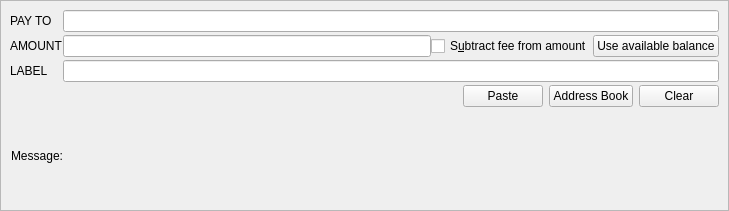
<?xml version="1.0" encoding="UTF-8"?>
<ui version="4.0">
 <class>SendCoinsEntry</class>
 <widget class="QStackedWidget" name="SendCoinsEntry">
  <property name="geometry">
   <rect>
    <x>0</x>
    <y>0</y>
    <width>729</width>
    <height>211</height>
   </rect>
  </property>
  <property name="focusPolicy">
   <enum>Qt::TabFocus</enum>
  </property>
  <property name="autoFillBackground">
   <bool>false</bool>
  </property>
  <widget class="QFrame" name="SendCoins">
   <property name="frameShape">
    <enum>QFrame::StyledPanel</enum>
   </property>
   <property name="frameShadow">
    <enum>QFrame::Sunken</enum>
   </property>
   <layout class="QGridLayout" name="gridLayout">
    <property name="horizontalSpacing">
     <number>0</number>
    </property>
    <property name="verticalSpacing">
     <number>3</number>
    </property>
    <item row="5" column="1">
     <layout class="QHBoxLayout" name="payToLayout">
      <property name="spacing">
       <number>6</number>
      </property>
      <item>
       <spacer name="horizontalSpacer">
        <property name="orientation">
         <enum>Qt::Horizontal</enum>
        </property>
        <property name="sizeHint" stdset="0">
         <size>
          <width>40</width>
          <height>20</height>
         </size>
        </property>
       </spacer>
      </item>
      <item>
       <widget class="QPushButton" name="pasteButton">
        <property name="text">
         <string>Paste</string>
        </property>
       </widget>
      </item>
      <item>
       <widget class="QPushButton" name="addressBookButton">
        <property name="text">
         <string>Address Book</string>
        </property>
       </widget>
      </item>
      <item>
       <widget class="QPushButton" name="deleteButton">
        <property name="text">
         <string>Clear</string>
        </property>
       </widget>
      </item>
     </layout>
    </item>
    <item row="6" column="1">
     <widget class="QLabel" name="messageTextLabel">
      <property name="toolTip">
       <string>A message that was attached to the Swyft: URI which will be stored with the transaction for your reference. Note: This message will not be sent over the Swyft network.</string>
      </property>
      <property name="textFormat">
       <enum>Qt::PlainText</enum>
      </property>
     </widget>
    </item>
    <item row="6" column="0">
     <widget class="QLabel" name="messageLabel">
      <property name="text">
       <string>Message:</string>
      </property>
      <property name="alignment">
       <set>Qt::AlignRight|Qt::AlignTrailing|Qt::AlignVCenter</set>
      </property>
     </widget>
    </item>
    <item row="4" column="1">
     <widget class="QLineEdit" name="addAsLabel">
      <property name="sizePolicy">
       <sizepolicy hsizetype="Expanding" vsizetype="Fixed">
        <horstretch>0</horstretch>
        <verstretch>0</verstretch>
       </sizepolicy>
      </property>
      <property name="toolTip">
       <string>&lt;html&gt;&lt;head/&gt;&lt;body&gt;&lt;p&gt;Enter a label for this address to add it to the list of used addresses&lt;/p&gt;&lt;/body&gt;&lt;/html&gt;</string>
      </property>
     </widget>
    </item>
    <item row="0" column="0">
     <widget class="QLabel" name="payToLabel">
      <property name="text">
       <string>PAY TO</string>
      </property>
      <property name="alignment">
       <set>Qt::AlignLeading|Qt::AlignLeft|Qt::AlignVCenter</set>
      </property>
      <property name="buddy">
       <cstring>addAsLabel</cstring>
      </property>
     </widget>
    </item>
    <item row="4" column="0">
     <widget class="QLabel" name="labelLabel">
      <property name="text">
       <string>LABEL</string>
      </property>
      <property name="alignment">
       <set>Qt::AlignLeading|Qt::AlignLeft|Qt::AlignVCenter</set>
      </property>
      <property name="buddy">
       <cstring>payTo</cstring>
      </property>
     </widget>
    </item>
    <item row="2" column="0">
     <widget class="QLabel" name="amountLabel">
      <property name="text">
       <string>AMOUNT</string>
      </property>
      <property name="alignment">
       <set>Qt::AlignLeading|Qt::AlignLeft|Qt::AlignVCenter</set>
      </property>
      <property name="buddy">
       <cstring>payAmount</cstring>
      </property>
     </widget>
    </item>
    <item row="0" column="1">
     <widget class="QValidatedLineEdit" name="payTo">
      <property name="toolTip">
       <string>&lt;html&gt;&lt;head/&gt;&lt;body&gt;&lt;p&gt;The Swyft address to send the payment to&lt;/p&gt;&lt;/body&gt;&lt;/html&gt;</string>
      </property>
     </widget>
    </item>
    <item row="2" column="1">
     <layout class="QHBoxLayout" name="horizontalLayout">
      <item>
       <widget class="BitcoinAmountField" name="payAmount"/>
      </item>
      <item>
       <widget class="QCheckBox" name="checkboxSubtractFeeFromAmount">
        <property name="text">
         <string>S&amp;ubtract fee from amount</string>
        </property>
       </widget>
      </item>
      <item>
       <widget class="QPushButton" name="useAvailableBalanceButton">
        <property name="text">
         <string>Use available balance</string>
        </property>
       </widget>
      </item>
     </layout>
    </item>
   </layout>
  </widget>
  <widget class="QFrame" name="SendCoins_InsecurePaymentRequest">
   <property name="palette">
    <palette>
     <active>
      <colorrole role="WindowText">
       <brush brushstyle="SolidPattern">
        <color alpha="255">
         <red>0</red>
         <green>0</green>
         <blue>0</blue>
        </color>
       </brush>
      </colorrole>
      <colorrole role="Button">
       <brush brushstyle="SolidPattern">
        <color alpha="255">
         <red>255</red>
         <green>255</green>
         <blue>127</blue>
        </color>
       </brush>
      </colorrole>
      <colorrole role="Light">
       <brush brushstyle="SolidPattern">
        <color alpha="255">
         <red>255</red>
         <green>255</green>
         <blue>255</blue>
        </color>
       </brush>
      </colorrole>
      <colorrole role="Midlight">
       <brush brushstyle="SolidPattern">
        <color alpha="255">
         <red>255</red>
         <green>255</green>
         <blue>191</blue>
        </color>
       </brush>
      </colorrole>
      <colorrole role="Dark">
       <brush brushstyle="SolidPattern">
        <color alpha="255">
         <red>127</red>
         <green>127</green>
         <blue>63</blue>
        </color>
       </brush>
      </colorrole>
      <colorrole role="Mid">
       <brush brushstyle="SolidPattern">
        <color alpha="255">
         <red>170</red>
         <green>170</green>
         <blue>84</blue>
        </color>
       </brush>
      </colorrole>
      <colorrole role="Text">
       <brush brushstyle="SolidPattern">
        <color alpha="255">
         <red>0</red>
         <green>0</green>
         <blue>0</blue>
        </color>
       </brush>
      </colorrole>
      <colorrole role="BrightText">
       <brush brushstyle="SolidPattern">
        <color alpha="255">
         <red>255</red>
         <green>255</green>
         <blue>255</blue>
        </color>
       </brush>
      </colorrole>
      <colorrole role="ButtonText">
       <brush brushstyle="SolidPattern">
        <color alpha="255">
         <red>0</red>
         <green>0</green>
         <blue>0</blue>
        </color>
       </brush>
      </colorrole>
      <colorrole role="Base">
       <brush brushstyle="SolidPattern">
        <color alpha="255">
         <red>255</red>
         <green>255</green>
         <blue>255</blue>
        </color>
       </brush>
      </colorrole>
      <colorrole role="Window">
       <brush brushstyle="SolidPattern">
        <color alpha="255">
         <red>255</red>
         <green>255</green>
         <blue>127</blue>
        </color>
       </brush>
      </colorrole>
      <colorrole role="Shadow">
       <brush brushstyle="SolidPattern">
        <color alpha="255">
         <red>0</red>
         <green>0</green>
         <blue>0</blue>
        </color>
       </brush>
      </colorrole>
      <colorrole role="AlternateBase">
       <brush brushstyle="SolidPattern">
        <color alpha="255">
         <red>255</red>
         <green>255</green>
         <blue>191</blue>
        </color>
       </brush>
      </colorrole>
      <colorrole role="ToolTipBase">
       <brush brushstyle="SolidPattern">
        <color alpha="255">
         <red>255</red>
         <green>255</green>
         <blue>220</blue>
        </color>
       </brush>
      </colorrole>
      <colorrole role="ToolTipText">
       <brush brushstyle="SolidPattern">
        <color alpha="255">
         <red>0</red>
         <green>0</green>
         <blue>0</blue>
        </color>
       </brush>
      </colorrole>
     </active>
     <inactive>
      <colorrole role="WindowText">
       <brush brushstyle="SolidPattern">
        <color alpha="255">
         <red>0</red>
         <green>0</green>
         <blue>0</blue>
        </color>
       </brush>
      </colorrole>
      <colorrole role="Button">
       <brush brushstyle="SolidPattern">
        <color alpha="255">
         <red>255</red>
         <green>255</green>
         <blue>127</blue>
        </color>
       </brush>
      </colorrole>
      <colorrole role="Light">
       <brush brushstyle="SolidPattern">
        <color alpha="255">
         <red>255</red>
         <green>255</green>
         <blue>255</blue>
        </color>
       </brush>
      </colorrole>
      <colorrole role="Midlight">
       <brush brushstyle="SolidPattern">
        <color alpha="255">
         <red>255</red>
         <green>255</green>
         <blue>191</blue>
        </color>
       </brush>
      </colorrole>
      <colorrole role="Dark">
       <brush brushstyle="SolidPattern">
        <color alpha="255">
         <red>127</red>
         <green>127</green>
         <blue>63</blue>
        </color>
       </brush>
      </colorrole>
      <colorrole role="Mid">
       <brush brushstyle="SolidPattern">
        <color alpha="255">
         <red>170</red>
         <green>170</green>
         <blue>84</blue>
        </color>
       </brush>
      </colorrole>
      <colorrole role="Text">
       <brush brushstyle="SolidPattern">
        <color alpha="255">
         <red>0</red>
         <green>0</green>
         <blue>0</blue>
        </color>
       </brush>
      </colorrole>
      <colorrole role="BrightText">
       <brush brushstyle="SolidPattern">
        <color alpha="255">
         <red>255</red>
         <green>255</green>
         <blue>255</blue>
        </color>
       </brush>
      </colorrole>
      <colorrole role="ButtonText">
       <brush brushstyle="SolidPattern">
        <color alpha="255">
         <red>0</red>
         <green>0</green>
         <blue>0</blue>
        </color>
       </brush>
      </colorrole>
      <colorrole role="Base">
       <brush brushstyle="SolidPattern">
        <color alpha="255">
         <red>255</red>
         <green>255</green>
         <blue>255</blue>
        </color>
       </brush>
      </colorrole>
      <colorrole role="Window">
       <brush brushstyle="SolidPattern">
        <color alpha="255">
         <red>255</red>
         <green>255</green>
         <blue>127</blue>
        </color>
       </brush>
      </colorrole>
      <colorrole role="Shadow">
       <brush brushstyle="SolidPattern">
        <color alpha="255">
         <red>0</red>
         <green>0</green>
         <blue>0</blue>
        </color>
       </brush>
      </colorrole>
      <colorrole role="AlternateBase">
       <brush brushstyle="SolidPattern">
        <color alpha="255">
         <red>255</red>
         <green>255</green>
         <blue>191</blue>
        </color>
       </brush>
      </colorrole>
      <colorrole role="ToolTipBase">
       <brush brushstyle="SolidPattern">
        <color alpha="255">
         <red>255</red>
         <green>255</green>
         <blue>220</blue>
        </color>
       </brush>
      </colorrole>
      <colorrole role="ToolTipText">
       <brush brushstyle="SolidPattern">
        <color alpha="255">
         <red>0</red>
         <green>0</green>
         <blue>0</blue>
        </color>
       </brush>
      </colorrole>
     </inactive>
     <disabled>
      <colorrole role="WindowText">
       <brush brushstyle="SolidPattern">
        <color alpha="255">
         <red>127</red>
         <green>127</green>
         <blue>63</blue>
        </color>
       </brush>
      </colorrole>
      <colorrole role="Button">
       <brush brushstyle="SolidPattern">
        <color alpha="255">
         <red>255</red>
         <green>255</green>
         <blue>127</blue>
        </color>
       </brush>
      </colorrole>
      <colorrole role="Light">
       <brush brushstyle="SolidPattern">
        <color alpha="255">
         <red>255</red>
         <green>255</green>
         <blue>255</blue>
        </color>
       </brush>
      </colorrole>
      <colorrole role="Midlight">
       <brush brushstyle="SolidPattern">
        <color alpha="255">
         <red>255</red>
         <green>255</green>
         <blue>191</blue>
        </color>
       </brush>
      </colorrole>
      <colorrole role="Dark">
       <brush brushstyle="SolidPattern">
        <color alpha="255">
         <red>127</red>
         <green>127</green>
         <blue>63</blue>
        </color>
       </brush>
      </colorrole>
      <colorrole role="Mid">
       <brush brushstyle="SolidPattern">
        <color alpha="255">
         <red>170</red>
         <green>170</green>
         <blue>84</blue>
        </color>
       </brush>
      </colorrole>
      <colorrole role="Text">
       <brush brushstyle="SolidPattern">
        <color alpha="255">
         <red>127</red>
         <green>127</green>
         <blue>63</blue>
        </color>
       </brush>
      </colorrole>
      <colorrole role="BrightText">
       <brush brushstyle="SolidPattern">
        <color alpha="255">
         <red>255</red>
         <green>255</green>
         <blue>255</blue>
        </color>
       </brush>
      </colorrole>
      <colorrole role="ButtonText">
       <brush brushstyle="SolidPattern">
        <color alpha="255">
         <red>127</red>
         <green>127</green>
         <blue>63</blue>
        </color>
       </brush>
      </colorrole>
      <colorrole role="Base">
       <brush brushstyle="SolidPattern">
        <color alpha="255">
         <red>255</red>
         <green>255</green>
         <blue>127</blue>
        </color>
       </brush>
      </colorrole>
      <colorrole role="Window">
       <brush brushstyle="SolidPattern">
        <color alpha="255">
         <red>255</red>
         <green>255</green>
         <blue>127</blue>
        </color>
       </brush>
      </colorrole>
      <colorrole role="Shadow">
       <brush brushstyle="SolidPattern">
        <color alpha="255">
         <red>0</red>
         <green>0</green>
         <blue>0</blue>
        </color>
       </brush>
      </colorrole>
      <colorrole role="AlternateBase">
       <brush brushstyle="SolidPattern">
        <color alpha="255">
         <red>255</red>
         <green>255</green>
         <blue>127</blue>
        </color>
       </brush>
      </colorrole>
      <colorrole role="ToolTipBase">
       <brush brushstyle="SolidPattern">
        <color alpha="255">
         <red>255</red>
         <green>255</green>
         <blue>220</blue>
        </color>
       </brush>
      </colorrole>
      <colorrole role="ToolTipText">
       <brush brushstyle="SolidPattern">
        <color alpha="255">
         <red>0</red>
         <green>0</green>
         <blue>0</blue>
        </color>
       </brush>
      </colorrole>
     </disabled>
    </palette>
   </property>
   <property name="toolTip">
    <string>This is an unverified payment request.</string>
   </property>
   <property name="autoFillBackground">
    <bool>true</bool>
   </property>
   <property name="frameShape">
    <enum>QFrame::StyledPanel</enum>
   </property>
   <property name="frameShadow">
    <enum>QFrame::Sunken</enum>
   </property>
   <layout class="QGridLayout" name="gridLayout_is">
    <property name="spacing">
     <number>12</number>
    </property>
    <item row="0" column="0">
     <widget class="QLabel" name="payToLabel_is">
      <property name="text">
       <string>Pay To:</string>
      </property>
      <property name="alignment">
       <set>Qt::AlignRight|Qt::AlignTrailing|Qt::AlignVCenter</set>
      </property>
     </widget>
    </item>
    <item row="0" column="1">
     <layout class="QHBoxLayout" name="payToLayout_is">
      <property name="spacing">
       <number>0</number>
      </property>
      <item>
       <widget class="QLabel" name="payTo_is"/>
      </item>
      <item>
       <widget class="QToolButton" name="deleteButton_is">
        <property name="toolTip">
         <string>Remove this entry</string>
        </property>
        <property name="text">
         <string/>
        </property>
        <property name="icon">
         <iconset>
          <normaloff>:/icons/remove</normaloff>:/icons/remove</iconset>
        </property>
       </widget>
      </item>
     </layout>
    </item>
    <item row="1" column="0">
     <widget class="QLabel" name="memoLabel_is">
      <property name="text">
       <string>Memo:</string>
      </property>
      <property name="alignment">
       <set>Qt::AlignRight|Qt::AlignTrailing|Qt::AlignVCenter</set>
      </property>
     </widget>
    </item>
    <item row="1" column="1">
     <widget class="QLabel" name="memoTextLabel_is">
      <property name="textFormat">
       <enum>Qt::PlainText</enum>
      </property>
     </widget>
    </item>
    <item row="2" column="0">
     <widget class="QLabel" name="amountLabel_is">
      <property name="text">
       <string>A&amp;mount:</string>
      </property>
      <property name="alignment">
       <set>Qt::AlignRight|Qt::AlignTrailing|Qt::AlignVCenter</set>
      </property>
      <property name="buddy">
       <cstring>payAmount_is</cstring>
      </property>
     </widget>
    </item>
    <item row="2" column="1">
     <widget class="BitcoinAmountField" name="payAmount_is">
      <property name="acceptDrops">
       <bool>false</bool>
      </property>
     </widget>
    </item>
   </layout>
  </widget>
  <widget class="QFrame" name="SendCoins_SecurePaymentRequest">
   <property name="palette">
    <palette>
     <active>
      <colorrole role="WindowText">
       <brush brushstyle="SolidPattern">
        <color alpha="255">
         <red>0</red>
         <green>0</green>
         <blue>0</blue>
        </color>
       </brush>
      </colorrole>
      <colorrole role="Button">
       <brush brushstyle="SolidPattern">
        <color alpha="255">
         <red>140</red>
         <green>232</green>
         <blue>119</blue>
        </color>
       </brush>
      </colorrole>
      <colorrole role="Light">
       <brush brushstyle="SolidPattern">
        <color alpha="255">
         <red>230</red>
         <green>255</green>
         <blue>224</blue>
        </color>
       </brush>
      </colorrole>
      <colorrole role="Midlight">
       <brush brushstyle="SolidPattern">
        <color alpha="255">
         <red>185</red>
         <green>243</green>
         <blue>171</blue>
        </color>
       </brush>
      </colorrole>
      <colorrole role="Dark">
       <brush brushstyle="SolidPattern">
        <color alpha="255">
         <red>70</red>
         <green>116</green>
         <blue>59</blue>
        </color>
       </brush>
      </colorrole>
      <colorrole role="Mid">
       <brush brushstyle="SolidPattern">
        <color alpha="255">
         <red>93</red>
         <green>155</green>
         <blue>79</blue>
        </color>
       </brush>
      </colorrole>
      <colorrole role="Text">
       <brush brushstyle="SolidPattern">
        <color alpha="255">
         <red>0</red>
         <green>0</green>
         <blue>0</blue>
        </color>
       </brush>
      </colorrole>
      <colorrole role="BrightText">
       <brush brushstyle="SolidPattern">
        <color alpha="255">
         <red>155</red>
         <green>255</green>
         <blue>147</blue>
        </color>
       </brush>
      </colorrole>
      <colorrole role="ButtonText">
       <brush brushstyle="SolidPattern">
        <color alpha="255">
         <red>0</red>
         <green>0</green>
         <blue>0</blue>
        </color>
       </brush>
      </colorrole>
      <colorrole role="Base">
       <brush brushstyle="SolidPattern">
        <color alpha="255">
         <red>119</red>
         <green>255</green>
         <blue>233</blue>
        </color>
       </brush>
      </colorrole>
      <colorrole role="Window">
       <brush brushstyle="SolidPattern">
        <color alpha="255">
         <red>140</red>
         <green>232</green>
         <blue>119</blue>
        </color>
       </brush>
      </colorrole>
      <colorrole role="Shadow">
       <brush brushstyle="SolidPattern">
        <color alpha="255">
         <red>0</red>
         <green>0</green>
         <blue>0</blue>
        </color>
       </brush>
      </colorrole>
      <colorrole role="AlternateBase">
       <brush brushstyle="SolidPattern">
        <color alpha="255">
         <red>197</red>
         <green>243</green>
         <blue>187</blue>
        </color>
       </brush>
      </colorrole>
      <colorrole role="NoRole">
       <brush brushstyle="SolidPattern">
        <color alpha="255">
         <red>125</red>
         <green>194</green>
         <blue>122</blue>
        </color>
       </brush>
      </colorrole>
      <colorrole role="ToolTipBase">
       <brush brushstyle="SolidPattern">
        <color alpha="255">
         <red>255</red>
         <green>255</green>
         <blue>220</blue>
        </color>
       </brush>
      </colorrole>
      <colorrole role="ToolTipText">
       <brush brushstyle="SolidPattern">
        <color alpha="255">
         <red>0</red>
         <green>0</green>
         <blue>0</blue>
        </color>
       </brush>
      </colorrole>
     </active>
     <inactive>
      <colorrole role="WindowText">
       <brush brushstyle="SolidPattern">
        <color alpha="255">
         <red>0</red>
         <green>0</green>
         <blue>0</blue>
        </color>
       </brush>
      </colorrole>
      <colorrole role="Button">
       <brush brushstyle="SolidPattern">
        <color alpha="255">
         <red>140</red>
         <green>232</green>
         <blue>119</blue>
        </color>
       </brush>
      </colorrole>
      <colorrole role="Light">
       <brush brushstyle="SolidPattern">
        <color alpha="255">
         <red>230</red>
         <green>255</green>
         <blue>224</blue>
        </color>
       </brush>
      </colorrole>
      <colorrole role="Midlight">
       <brush brushstyle="SolidPattern">
        <color alpha="255">
         <red>185</red>
         <green>243</green>
         <blue>171</blue>
        </color>
       </brush>
      </colorrole>
      <colorrole role="Dark">
       <brush brushstyle="SolidPattern">
        <color alpha="255">
         <red>70</red>
         <green>116</green>
         <blue>59</blue>
        </color>
       </brush>
      </colorrole>
      <colorrole role="Mid">
       <brush brushstyle="SolidPattern">
        <color alpha="255">
         <red>93</red>
         <green>155</green>
         <blue>79</blue>
        </color>
       </brush>
      </colorrole>
      <colorrole role="Text">
       <brush brushstyle="SolidPattern">
        <color alpha="255">
         <red>0</red>
         <green>0</green>
         <blue>0</blue>
        </color>
       </brush>
      </colorrole>
      <colorrole role="BrightText">
       <brush brushstyle="SolidPattern">
        <color alpha="255">
         <red>155</red>
         <green>255</green>
         <blue>147</blue>
        </color>
       </brush>
      </colorrole>
      <colorrole role="ButtonText">
       <brush brushstyle="SolidPattern">
        <color alpha="255">
         <red>0</red>
         <green>0</green>
         <blue>0</blue>
        </color>
       </brush>
      </colorrole>
      <colorrole role="Base">
       <brush brushstyle="SolidPattern">
        <color alpha="255">
         <red>119</red>
         <green>255</green>
         <blue>233</blue>
        </color>
       </brush>
      </colorrole>
      <colorrole role="Window">
       <brush brushstyle="SolidPattern">
        <color alpha="255">
         <red>140</red>
         <green>232</green>
         <blue>119</blue>
        </color>
       </brush>
      </colorrole>
      <colorrole role="Shadow">
       <brush brushstyle="SolidPattern">
        <color alpha="255">
         <red>0</red>
         <green>0</green>
         <blue>0</blue>
        </color>
       </brush>
      </colorrole>
      <colorrole role="AlternateBase">
       <brush brushstyle="SolidPattern">
        <color alpha="255">
         <red>197</red>
         <green>243</green>
         <blue>187</blue>
        </color>
       </brush>
      </colorrole>
      <colorrole role="NoRole">
       <brush brushstyle="SolidPattern">
        <color alpha="255">
         <red>125</red>
         <green>194</green>
         <blue>122</blue>
        </color>
       </brush>
      </colorrole>
      <colorrole role="ToolTipBase">
       <brush brushstyle="SolidPattern">
        <color alpha="255">
         <red>255</red>
         <green>255</green>
         <blue>220</blue>
        </color>
       </brush>
      </colorrole>
      <colorrole role="ToolTipText">
       <brush brushstyle="SolidPattern">
        <color alpha="255">
         <red>0</red>
         <green>0</green>
         <blue>0</blue>
        </color>
       </brush>
      </colorrole>
     </inactive>
     <disabled>
      <colorrole role="WindowText">
       <brush brushstyle="SolidPattern">
        <color alpha="255">
         <red>70</red>
         <green>116</green>
         <blue>59</blue>
        </color>
       </brush>
      </colorrole>
      <colorrole role="Button">
       <brush brushstyle="SolidPattern">
        <color alpha="255">
         <red>140</red>
         <green>232</green>
         <blue>119</blue>
        </color>
       </brush>
      </colorrole>
      <colorrole role="Light">
       <brush brushstyle="SolidPattern">
        <color alpha="255">
         <red>230</red>
         <green>255</green>
         <blue>224</blue>
        </color>
       </brush>
      </colorrole>
      <colorrole role="Midlight">
       <brush brushstyle="SolidPattern">
        <color alpha="255">
         <red>185</red>
         <green>243</green>
         <blue>171</blue>
        </color>
       </brush>
      </colorrole>
      <colorrole role="Dark">
       <brush brushstyle="SolidPattern">
        <color alpha="255">
         <red>70</red>
         <green>116</green>
         <blue>59</blue>
        </color>
       </brush>
      </colorrole>
      <colorrole role="Mid">
       <brush brushstyle="SolidPattern">
        <color alpha="255">
         <red>93</red>
         <green>155</green>
         <blue>79</blue>
        </color>
       </brush>
      </colorrole>
      <colorrole role="Text">
       <brush brushstyle="SolidPattern">
        <color alpha="255">
         <red>70</red>
         <green>116</green>
         <blue>59</blue>
        </color>
       </brush>
      </colorrole>
      <colorrole role="BrightText">
       <brush brushstyle="SolidPattern">
        <color alpha="255">
         <red>155</red>
         <green>255</green>
         <blue>147</blue>
        </color>
       </brush>
      </colorrole>
      <colorrole role="ButtonText">
       <brush brushstyle="SolidPattern">
        <color alpha="255">
         <red>70</red>
         <green>116</green>
         <blue>59</blue>
        </color>
       </brush>
      </colorrole>
      <colorrole role="Base">
       <brush brushstyle="SolidPattern">
        <color alpha="255">
         <red>140</red>
         <green>232</green>
         <blue>119</blue>
        </color>
       </brush>
      </colorrole>
      <colorrole role="Window">
       <brush brushstyle="SolidPattern">
        <color alpha="255">
         <red>140</red>
         <green>232</green>
         <blue>119</blue>
        </color>
       </brush>
      </colorrole>
      <colorrole role="Shadow">
       <brush brushstyle="SolidPattern">
        <color alpha="255">
         <red>0</red>
         <green>0</green>
         <blue>0</blue>
        </color>
       </brush>
      </colorrole>
      <colorrole role="AlternateBase">
       <brush brushstyle="SolidPattern">
        <color alpha="255">
         <red>140</red>
         <green>232</green>
         <blue>119</blue>
        </color>
       </brush>
      </colorrole>
      <colorrole role="NoRole">
       <brush brushstyle="SolidPattern">
        <color alpha="255">
         <red>125</red>
         <green>194</green>
         <blue>122</blue>
        </color>
       </brush>
      </colorrole>
      <colorrole role="ToolTipBase">
       <brush brushstyle="SolidPattern">
        <color alpha="255">
         <red>255</red>
         <green>255</green>
         <blue>220</blue>
        </color>
       </brush>
      </colorrole>
      <colorrole role="ToolTipText">
       <brush brushstyle="SolidPattern">
        <color alpha="255">
         <red>0</red>
         <green>0</green>
         <blue>0</blue>
        </color>
       </brush>
      </colorrole>
     </disabled>
    </palette>
   </property>
   <property name="toolTip">
    <string>This is a verified payment request.</string>
   </property>
   <property name="autoFillBackground">
    <bool>true</bool>
   </property>
   <property name="frameShape">
    <enum>QFrame::StyledPanel</enum>
   </property>
   <property name="frameShadow">
    <enum>QFrame::Sunken</enum>
   </property>
   <layout class="QGridLayout" name="gridLayout_s">
    <property name="spacing">
     <number>12</number>
    </property>
    <item row="0" column="0">
     <widget class="QLabel" name="payToLabel_s">
      <property name="text">
       <string>Pay To:</string>
      </property>
      <property name="alignment">
       <set>Qt::AlignRight|Qt::AlignTrailing|Qt::AlignVCenter</set>
      </property>
     </widget>
    </item>
    <item row="0" column="1">
     <layout class="QHBoxLayout" name="payToLayout_s">
      <property name="spacing">
       <number>0</number>
      </property>
      <item>
       <widget class="QLabel" name="payTo_s">
        <property name="textFormat">
         <enum>Qt::PlainText</enum>
        </property>
       </widget>
      </item>
      <item>
       <widget class="QToolButton" name="deleteButton_s">
        <property name="toolTip">
         <string>Remove this entry</string>
        </property>
        <property name="text">
         <string/>
        </property>
        <property name="icon">
         <iconset>
          <normaloff>:/icons/remove</normaloff>:/icons/remove</iconset>
        </property>
       </widget>
      </item>
     </layout>
    </item>
    <item row="1" column="0">
     <widget class="QLabel" name="memoLabel_s">
      <property name="text">
       <string>Memo:</string>
      </property>
      <property name="alignment">
       <set>Qt::AlignRight|Qt::AlignTrailing|Qt::AlignVCenter</set>
      </property>
     </widget>
    </item>
    <item row="1" column="1">
     <widget class="QLabel" name="memoTextLabel_s">
      <property name="textFormat">
       <enum>Qt::PlainText</enum>
      </property>
     </widget>
    </item>
    <item row="2" column="0">
     <widget class="QLabel" name="amountLabel_s">
      <property name="text">
       <string>A&amp;mount:</string>
      </property>
      <property name="alignment">
       <set>Qt::AlignRight|Qt::AlignTrailing|Qt::AlignVCenter</set>
      </property>
      <property name="buddy">
       <cstring>payAmount_s</cstring>
      </property>
     </widget>
    </item>
    <item row="2" column="1">
     <widget class="BitcoinAmountField" name="payAmount_s">
      <property name="acceptDrops">
       <bool>false</bool>
      </property>
     </widget>
    </item>
   </layout>
  </widget>
 </widget>
 <customwidgets>
  <customwidget>
   <class>QValidatedLineEdit</class>
   <extends>QLineEdit</extends>
   <header>qt/qvalidatedlineedit.h</header>
  </customwidget>
  <customwidget>
   <class>BitcoinAmountField</class>
   <extends>QLineEdit</extends>
   <header>qt/bitcoinamountfield.h</header>
   <container>1</container>
  </customwidget>
 </customwidgets>
 <tabstops>
  <tabstop>payAmount_is</tabstop>
  <tabstop>deleteButton_is</tabstop>
  <tabstop>payAmount_s</tabstop>
  <tabstop>deleteButton_s</tabstop>
 </tabstops>
 <resources/>
 <connections/>
</ui>
